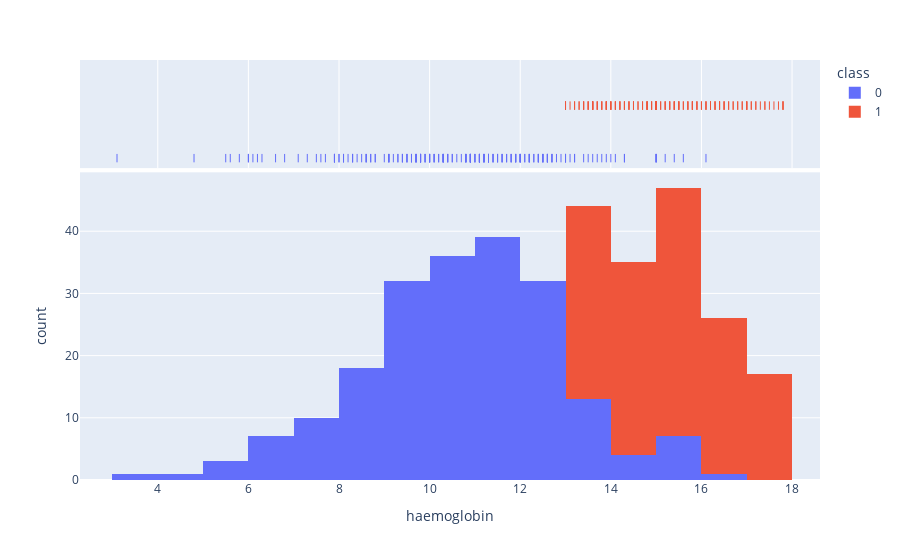

Notebook code cell kept with this figure:
### Code cell
kde('haemoglobin')

### Figure 1 — Plotly figure (JSON) as saved in the notebook; plotly's stock layout.template omitted (floating-point values rounded to 4 significant figures; data arrays with more than 128 entries replaced by an {"elided": "..."} marker saying what was removed)
{"data": [{"alignmentgroup": "True", "bingroup": "x", "hovertemplate": "class=0<br>haemoglobin=%{x}<br>count=%{y}<extra></extra>", "legendgroup": "0", "marker": {"color": "#636efa", "pattern": {"shape": ""}}, "name": "0", "offsetgroup": "0", "orientation": "v", "showlegend": true, "type": "histogram", "x": {"elided": "250 float values"}, "xaxis": "x", "yaxis": "y"}, {"alignmentgroup": "True", "boxpoints": "all", "customdata": {"elided": "250x24 mixed values"}, "fillcolor": "rgba(255,255,255,0)", "hoveron": "points", "hovertemplate": "class=%{customdata[23]}<br>haemoglobin=%{x}<br>age=%{customdata[0]}<br>blood_pressure=%{customdata[1]}<br>specific_gravity=%{customdata[2]}<br>albumin=%{customdata[3]}<br>sugar=%{customdata[4]}<br>red_blood_cells=%{customdata[5]}<br>pus_cell=%{customdata[6]}<br>pus_cell_clumps=%{customdata[7]}<br>bacteria=%{customdata[8]}<br>blood_glucose_random=%{customdata[9]}<br>blood_urea=%{customdata[10]}<br>serum_creatinine=%{customdata[11]}<br>sodium=%{customdata[12]}<br>potassium=%{customdata[13]}<br>packed_cell_volume=%{customdata[14]}<br>white_blood_cell_count=%{customdata[15]}<br>red_blood_cell_count=%{customdata[16]}<br>hypertension=%{customdata[17]}<br>diabetes_mellitus=%{customdata[18]}<br>coronary_artery_disease=%{customdata[19]}<br>appetite=%{customdata[20]}<br>peda_edema=%{customdata[21]}<br>aanemia=%{customdata[22]}<extra></extra>", "jitter": 0, "legendgroup": "0", "line": {"color": "rgba(255,255,255,0)"}, "marker": {"color": "#636efa", "symbol": "line-ns-open"}, "name": "0", "offsetgroup": "0", "showlegend": false, "type": "box", "x": {"elided": "250 float values"}, "xaxis": "x2", "yaxis": "y2"}, {"alignmentgroup": "True", "bingroup": "x", "hovertemplate": "class=1<br>haemoglobin=%{x}<br>count=%{y}<extra></extra>", "legendgroup": "1", "marker": {"color": "#EF553B", "pattern": {"shape": ""}}, "name": "1", "offsetgroup": "1", "orientation": "v", "showlegend": true, "type": "histogram", "x": {"elided": "150 float values"}, "xaxis": "x", "yaxis": "y"}, {"alignmentgroup": "True", "boxpoints": "all", "customdata": {"elided": "150x24 mixed values"}, "fillcolor": "rgba(255,255,255,0)", "hoveron": "points", "hovertemplate": "class=%{customdata[23]}<br>haemoglobin=%{x}<br>age=%{customdata[0]}<br>blood_pressure=%{customdata[1]}<br>specific_gravity=%{customdata[2]}<br>albumin=%{customdata[3]}<br>sugar=%{customdata[4]}<br>red_blood_cells=%{customdata[5]}<br>pus_cell=%{customdata[6]}<br>pus_cell_clumps=%{customdata[7]}<br>bacteria=%{customdata[8]}<br>blood_glucose_random=%{customdata[9]}<br>blood_urea=%{customdata[10]}<br>serum_creatinine=%{customdata[11]}<br>sodium=%{customdata[12]}<br>potassium=%{customdata[13]}<br>packed_cell_volume=%{customdata[14]}<br>white_blood_cell_count=%{customdata[15]}<br>red_blood_cell_count=%{customdata[16]}<br>hypertension=%{customdata[17]}<br>diabetes_mellitus=%{customdata[18]}<br>coronary_artery_disease=%{customdata[19]}<br>appetite=%{customdata[20]}<br>peda_edema=%{customdata[21]}<br>aanemia=%{customdata[22]}<extra></extra>", "jitter": 0, "legendgroup": "1", "line": {"color": "rgba(255,255,255,0)"}, "marker": {"color": "#EF553B", "symbol": "line-ns-open"}, "name": "1", "offsetgroup": "1", "showlegend": false, "type": "box", "x": {"elided": "150 float values"}, "xaxis": "x2", "yaxis": "y2"}], "layout": {"barmode": "relative", "legend": {"title": {"text": "class"}, "tracegroupgap": 0}, "margin": {"t": 60}, "xaxis": {"anchor": "y", "domain": [0, 1], "title": {"text": "haemoglobin"}}, "xaxis2": {"anchor": "y2", "domain": [0, 1], "matches": "x", "showgrid": true, "showticklabels": false}, "yaxis": {"anchor": "x", "domain": [0, 0.7326], "title": {"text": "count"}}, "yaxis2": {"anchor": "x2", "domain": [0.7426, 1], "matches": "y2", "showgrid": false, "showline": false, "showticklabels": false, "ticks": ""}}}
